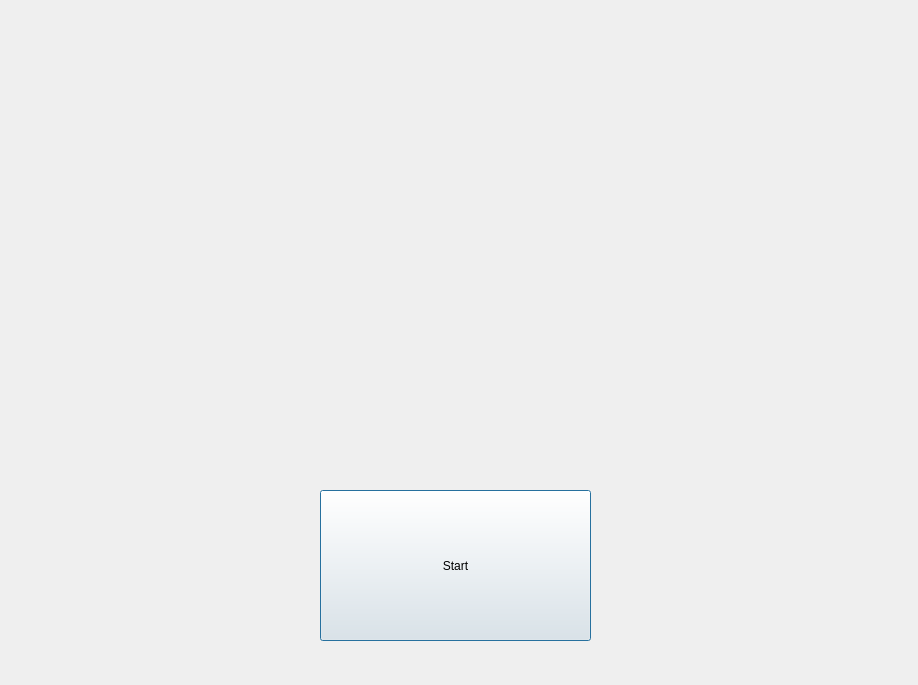
<?xml version="1.0" encoding="UTF-8"?>
<ui version="4.0">
 <class>GameWindow</class>
 <widget class="QDialog" name="GameWindow">
  <property name="geometry">
   <rect>
    <x>0</x>
    <y>0</y>
    <width>918</width>
    <height>685</height>
   </rect>
  </property>
  <property name="windowTitle">
   <string>Dialog</string>
  </property>
  <widget class="QPushButton" name="btnStartGame">
   <property name="geometry">
    <rect>
     <x>320</x>
     <y>490</y>
     <width>271</width>
     <height>151</height>
    </rect>
   </property>
   <property name="text">
    <string>Start</string>
   </property>
  </widget>
  <widget class="QWidget" name="gridLayoutWidget">
   <property name="geometry">
    <rect>
     <x>50</x>
     <y>90</y>
     <width>351</width>
     <height>301</height>
    </rect>
   </property>
   <layout class="QGridLayout" name="playerGridLayout"/>
  </widget>
  <widget class="QWidget" name="gridLayoutWidget_3">
   <property name="geometry">
    <rect>
     <x>530</x>
     <y>90</y>
     <width>351</width>
     <height>301</height>
    </rect>
   </property>
   <layout class="QGridLayout" name="botGridLayout"/>
  </widget>
 </widget>
 <resources/>
 <connections/>
</ui>
